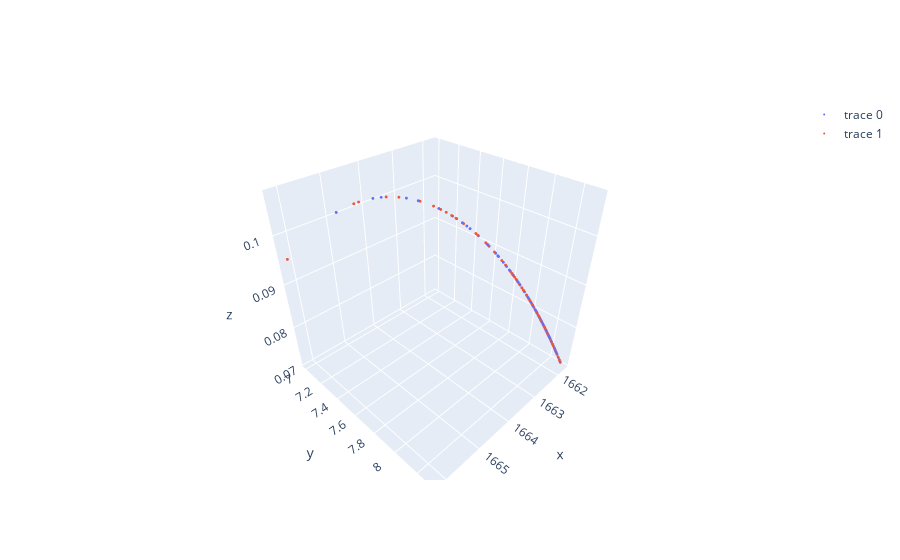

Here is the notebook cell this chart was saved with:
### Markdown cell above
Ask for preference information. Then, run the a priori algorithm

### Code cell
reference_point = [int_nums_plus._global_ideal_point[0],int_nums_plus._global_ideal_point[1],int_nums_plus._global_ideal_point[2]]

pref_int_nums_plus, plot_int_nums_plus = int_nums_plus.requests()
pref_int_nums_plus[2].response = pd.DataFrame([reference_point], columns=pref_int_nums_plus[2].content['dimensions_data'].columns)
pref_int_nums_plus, plot_int_nums_plus  = int_nums_plus.iterate(pref_int_nums_plus[2])
print(int_nums_plus._current_display_solutions)
print(int_nums_plus._reference_point_list)

fig = plot_complete(int_nums_plus.population.objectives,front)
fig
